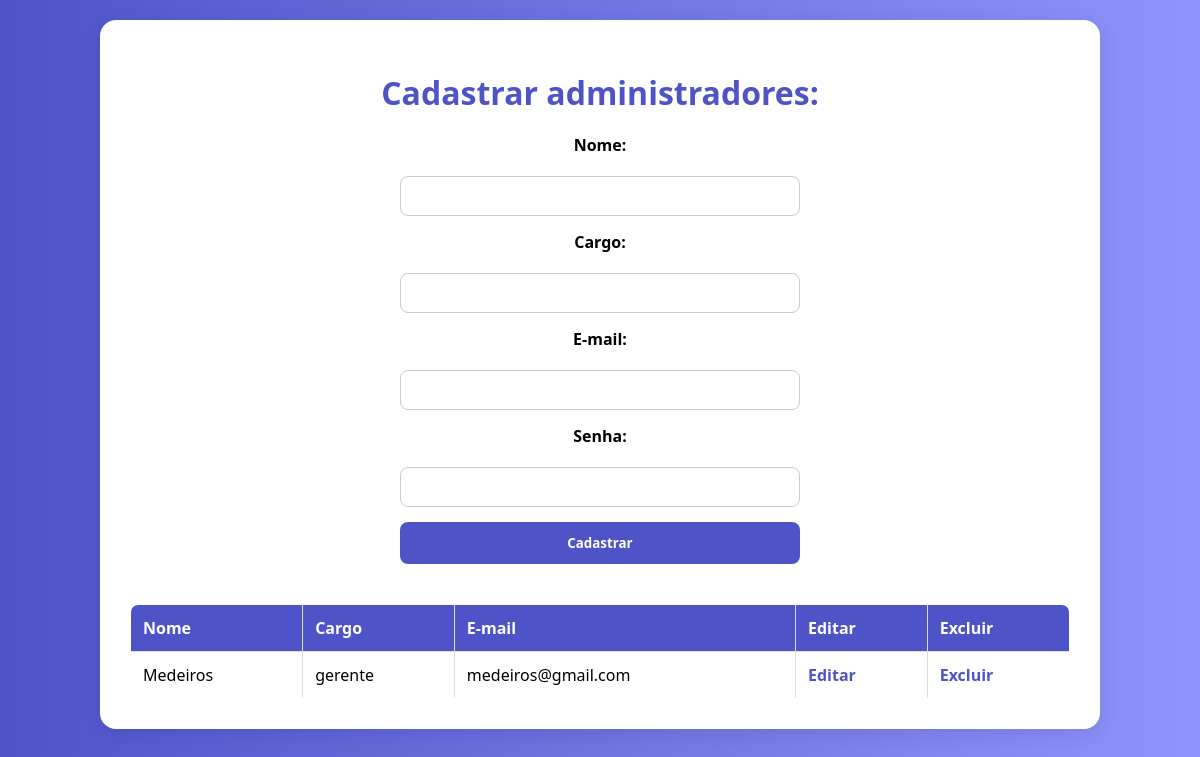
The app's page /login/login-db/dashboard.php with its own data.
### tables this page shows
CREATE TABLE `administrador` (
  `id` int(11) NOT NULL,
  `nome` varchar(50) NOT NULL,
  `cargo` varchar(50) NOT NULL,
  `email` varchar(100) NOT NULL,
  `senha` varchar(20) NOT NULL
);

### login/login-db/dashboard.php (the view, shortened to what this page needs)
<?php
include 'connection.php';
?>
<!DOCTYPE html>
<html lang="pt-br">
<head>
</head>
<body>
    <div class="containerei">
        <div class="formulario">
            <h1>Cadastrar administradores:</h1>
            <form action="insertion.php" method="POST">
                <label for="nome">Nome:</label>
                <input type="text" name="nome" required>
                <label for="cargo">Cargo:</label>
                <input type="text" name="cargo" required>
                <label for="email">E-mail:</label>
                <input type="email" name="email" required>
                <label for="senha">Senha:</label>
                <input type="password" name="senha" required>
                <input type="submit" value="Cadastrar">
            </form>
        </div>
        <table id="administradores">
            <tr>
                <th>Nome</th>
                <th>Cargo</th>
                <th>E-mail</th>
                <th>Editar</th>
                <th>Excluir</th>
            </tr>
            <?php
                try {
                    $dados = $db->query("SELECT * FROM administrador");
                    $todos = $dados->fetchAll(PDO::FETCH_ASSOC);
                    foreach ($todos as $linha) {
                        echo "<tr>
                            <td>{$linha['nome']}</td>
                            <td>{$linha['cargo']}</td>
                            <td>{$linha['email']}</td>
                            <td><a href='updateAdmin.php?id={$linha['id']}'>Editar</a></td>
                            <td><a href='deleteAdmin.php?id={$linha['id']}'>Excluir</a></td>
                        </tr>";
                    }
                } catch (PDOException $e) {
                    echo "<tr><td colspan='5'>Erro ao carregar administradores: " . $e->getMessage() . "</td></tr>";
                }
            ?>
        </table>
    </div>
</body>
</html>

### login/login-db/dashboard.php (style rules this page uses)
* { box-sizing: border-box; font-family: 'Segoe UI', Tahoma, Geneva, Verdana, sans-serif; }
body { background: linear-gradient(to right, #4e54c8, #8f94fb); margin: 0; padding: 20px; display: flex; justify-content: center; align-items: flex-start; min-height: 100vh; }
.containerei { background: white; padding: 30px; border-radius: 16px; box-shadow: 0 4px 20px rgba(0,0,0,0.1); width: 100%; max-width: 1000px; }
.formulario { margin-bottom: 40px; }
h1 { margin-bottom: 20px; color: #4e54c8; }
form { display: grid; grid-template-columns: 1fr 1fr; gap: 20px; }
label { grid-column: span 2; margin-bottom: 5px; font-weight: 600; }
input[type="text"], input[type="email"], input[type="password"] { padding: 10px; border: 1px solid #ccc; border-radius: 8px; width: 100%; transition: border-color 0.3s; }
input[type="submit"] { grid-column: span 2; padding: 12px; background-color: #4e54c8; color: white; font-weight: bold; border: none; border-radius: 8px; cursor: pointer; transition: background-color 0.3s; }
table { width: 100%; border-collapse: collapse; border-radius: 8px; overflow: hidden; }
table, th, td { border: 1px solid #ddd; }
th { background-color: #4e54c8; color: white; padding: 12px; text-align: left; }
td { padding: 12px; }
a { color: #4e54c8; text-decoration: none; font-weight: bold; }
.formulario { margin-bottom: 40px; display: flex; flex-direction: column; align-items: center; }
form { display: flex; flex-direction: column; align-items: center; gap: 15px; width: 100%; max-width: 400px; }
label, input { width: 100%; text-align: center; }
input[type="submit"] { width: 100%; }

### records on screen
administrador: nome "Medeiros", cargo "gerente", email "medeiros@gmail.com"
